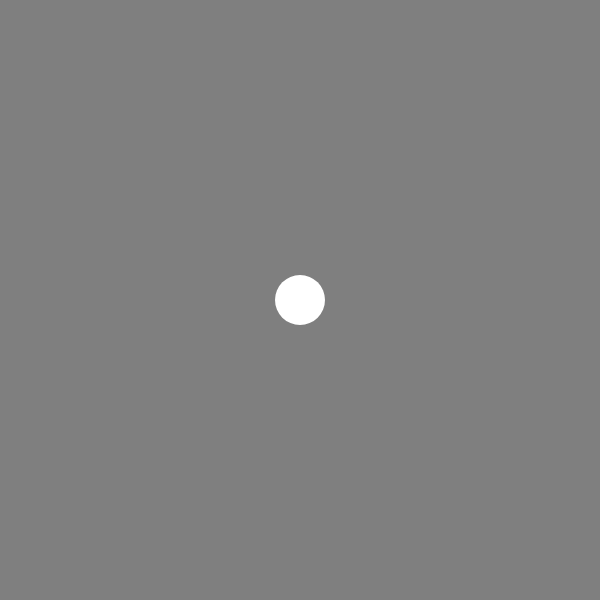
Frame 1 (no input)
Frame 60 (no input): identical to frame 1, image omitted
Frame 120 (the mouse pressed at the canvas centre since frame 60): identical to frame 1, image omitted

The p5.js sketch that drew this single still picture (run headless with seeded random() and noise() and a simulated clock; from frame 60 on, the mouse is pressed at the canvas centre):

// p5.js sketch
// ── sketch.js

let x = 0
let y = 0
let windowHeight = 600
let windowWidth = 600

function setup() {
  createCanvas(windowWidth, windowHeight);
  background(255, 205, 8);
  input = []
}

function addCircle() {
  if (x < 0) {
    x = 0
  }
  if (y < 0) {
    y = 0
  }
  height = 50
  width = 50
  colour = 0
  
 console.log("lastXCoordinate + height: ", x+height)
 console.log("canvas width: ", windowWidth)
  
  console.log("X: ", x)
  console.log("Y: ", y)
  if (x+width < windowWidth && y == 0 ) {
    arc(x+(height/2), y+(width/2), height, width, colour, PI + PI, CHORD);
    x += width
  } else if (x+height >= windowWidth && y < windowHeight) {
    arc(x-(height/2), y+(width/2), height, width, colour, PI + PI, CHORD);
    y += height
  } else if (y >= windowHeight && lastXCoordinare > 0) {
    arc(x+(height/2), y-(width/2), height, width, colour, PI + PI, CHORD);
    x -= width
  } else if (x <= 0) {
    arc(x+(height/2), y+(width/2), height, width, colour, PI + PI, CHORD);
    y -= height
  }
}
// ── bigCircles.js
let saveCircleColor;
let circleSize;
let circleX, circleY;  // Position of circle button
let circleOver = false;
// let saveColx;
// let saveColy;
let baseHue;

let saveTasteColor;
let tasteX, tasteY;
let tasteOver = false;

let saveIngrColor;
let ingrX, ingrY;
let ingrOver = false;

let saveAmouColor;
let amouX, amouY;
let amouOver = false;

let saveConColor;
let conX, conY;
let conOver = false;

let saveOccaColor;
let occaX, occaY;
let occaOver = false;

let saveAestColor;
let aestX, aestY;
let aestOver = false;

function setup() {
  createCanvas(windowWidth, windowHeight);
  colorMode(HSL, 360, 100, 100);
  circleX = width/2;
  circleY = height/2;
  circleSize = 200;
  
  baseHue = 123;

  tasteX = width/4;
  tasteY = height/3;
  ingrX = width/2;
  ingrY = height/3;
  amouX = width-(width/4);
  amouY = height/3;
  conX = width/4;
  conY = height-(height/3);
  occaX = width/2;
  occaY = height-(height/3);
  aestX = width-(width/4);
  aestY = height-(height/3);
  
}

function draw() {
  update(mouseX, mouseY);
  background(127);
  // Draw the test circle in the center
  // if (circleOver) {
  //   fill(mouseX-mouseY, 100, 50);
  //   circle(circleX, circleY, circleSize);
  // }
  // else {
  //   fill(baseHue, 0, 50);
  //   circle(circleX, circleY, circleSize);
  // }

  // Draw taste circle
  if (tasteOver) {
    fill(mouseX-mouseY, 100, 50);
    circle(tasteX, tasteY, circleSize);
  }
  else {
    fill(baseHue, 0, 50);
    circle(tasteX, tasteY, circleSize);
  }

  // Draw ingredients circle
  if (ingrOver) {
    fill(mouseX/2-mouseY, 100, 50);
    circle(ingrX, ingrY, circleSize);
  }
  else {
    fill(baseHue, 0, 50);
    circle(ingrX, ingrY, circleSize);
  }

  // Draw amount circle
  if (amouOver) {
    fill(mouseX/3-mouseY, 100, 50);
    circle(amouX, amouY, circleSize);
    }
  else {
    fill(baseHue, 0, 50);
    circle(amouX, amouY, circleSize);
    }

  // Draw context circle
  if (conOver) {
    fill(mouseX-(mouseY/2), 100, 50);
    circle(conX, conY, circleSize);
    }
  else {
    fill(baseHue, 0, 50);
    circle(conX, conY, circleSize);
      }
  
  // Draw occasion circle
  if (occaOver) {
    fill((mouseX/1.5)-(mouseY/2), 100, 50);
    circle(occaX, occaY, circleSize);
      }
  else {
    fill(baseHue, 0, 50);
    circle(occaX, occaY, circleSize);
  }

  // Draw aesthetics circle
  if (aestOver) {
    fill((mouseX/2.5)-(mouseY/1.5), 100, 50);
    circle(aestX, aestY, circleSize);
      }
  else {
    fill(baseHue, 0, 50);
    circle(aestX, aestY, circleSize);
  }

  // letting the user know what color they just picked by making a smaller circle appear - will not work with multiple big circles
  if (mousePressed){
    fill(saveOccaColor, 100, 50);
    noStroke();
    circle(width/2, height/2, 50);
  }
  else {
    fill(360, 0, 100);
    noStroke();
    circle(width/2, height/2, 50);
  }
  
}

function update(x, y) {
    if( overCircle(circleX, circleY, circleSize) ) {
      circleOver = true;
    } else {
      circleOver = false;
    }
    if( overTaste(tasteX, tasteY, circleSize) ) {
      tasteOver = true;
    } else {
      tasteOver = false;
    }
    if( overIngr(ingrX, ingrY, circleSize) ) {
      ingrOver = true;
    } else {
      ingrOver = false;
    }
    if( overAmou(amouX, amouY, circleSize) ) {
      amouOver = true;
    } else {
      amouOver = false;
    }
    if( overCon(conX, conY, circleSize) ) {
      conOver = true;
    } else {
      conOver = false;
    }
    if( overOcca(occaX, occaY, circleSize) ) {
      occaOver = true;
    } else {
      occaOver = false;
    }
    if( overAest(aestX, aestY, circleSize) ) {
      aestOver = true;
    } else {
      aestOver = false;
    }


  }

function overCircle(x, y, diameter) {
    const disX = x - mouseX;
    const disY = y - mouseY;
    if(sqrt(sq(disX) + sq(disY)) < diameter/2 ) {
      return true;
    } else {
      return false;
    }
  }

function overTaste(x, y, diameter) {
    const disX = x - mouseX;
    const disY = y - mouseY;
    if(sqrt(sq(disX) + sq(disY)) < diameter/2 ) {
      return true;
    } else {
      return false;
    }
  }

function overIngr(x, y, diameter) {
    const disX = x - mouseX;
    const disY = y - mouseY;
    if(sqrt(sq(disX) + sq(disY)) < diameter/2 ) {
      return true;
    } else {
      return false;
    }
  }

function overAmou(x, y, diameter) {
    const disX = x - mouseX;
    const disY = y - mouseY;
    if(sqrt(sq(disX) + sq(disY)) < diameter/2 ) {
      return true;
    } else {
      return false;
    }
  }

function overCon(x, y, diameter) {
    const disX = x - mouseX;
    const disY = y - mouseY;
    if(sqrt(sq(disX) + sq(disY)) < diameter/2 ) {
      return true;
    } else {
      return false;
    }
  }

function overOcca(x, y, diameter) {
    const disX = x - mouseX;
    const disY = y - mouseY;
    if(sqrt(sq(disX) + sq(disY)) < diameter/2 ) {
      return true;
    } else {
      return false;
    }
  }

function overAest(x, y, diameter) {
    const disX = x - mouseX;
    const disY = y - mouseY;
    if(sqrt(sq(disX) + sq(disY)) < diameter/2 ) {
      return true;
    } else {
      return false;
    }
  }

  // When the user clicks the mouse
function mousePressed() {
  // Check if mouse is inside the circle
  let d = dist(mouseX, mouseY, circleX, circleY);
  //console.log(d);
  if (d < 100) {
    //   saveColx = mouseX; // gemmer x-positionen for at "blande" farven senere
    //   saveColy = mouseY; // gemmer y-positionen for at "blande" farven senere
    saveCircleColor = mouseX-mouseY; // gemmer farven med det samme som en hue-værdi til HSL ved at fratrække/blande med det samme
      //console.log(saveCircleColor);
  }
  
  let t = dist(mouseX, mouseY, tasteX, tasteY);
  if (t < 100) {
      saveTasteColor = mouseX-mouseY; 
    }
  let i = dist(mouseX, mouseY, ingrX, ingrY);
  if (i < 100) {
        saveIngrColor = mouseX/2-mouseY; 
    }
  let a = dist(mouseX, mouseY, amouX, amouY);
  if (a < 100) {
        saveAmouColor = mouseX/3-mouseY; 
    }
  let c = dist(mouseX, mouseY, conX, conY);
  if (c < 100) {
        saveConColor = mouseX-(mouseY/2); 
    }
  let o = dist(mouseX, mouseY, occaX, occaY);
  if (o < 100) {
        saveOccaColor = (mouseX/1.5)-(mouseY/2); 
    }
  let ae = dist(mouseX, mouseY, aestX, aestY);
  if (ae < 100) {
        saveAestColor = (mouseX/2.5)-(mouseY/1.5); 
    }

}
